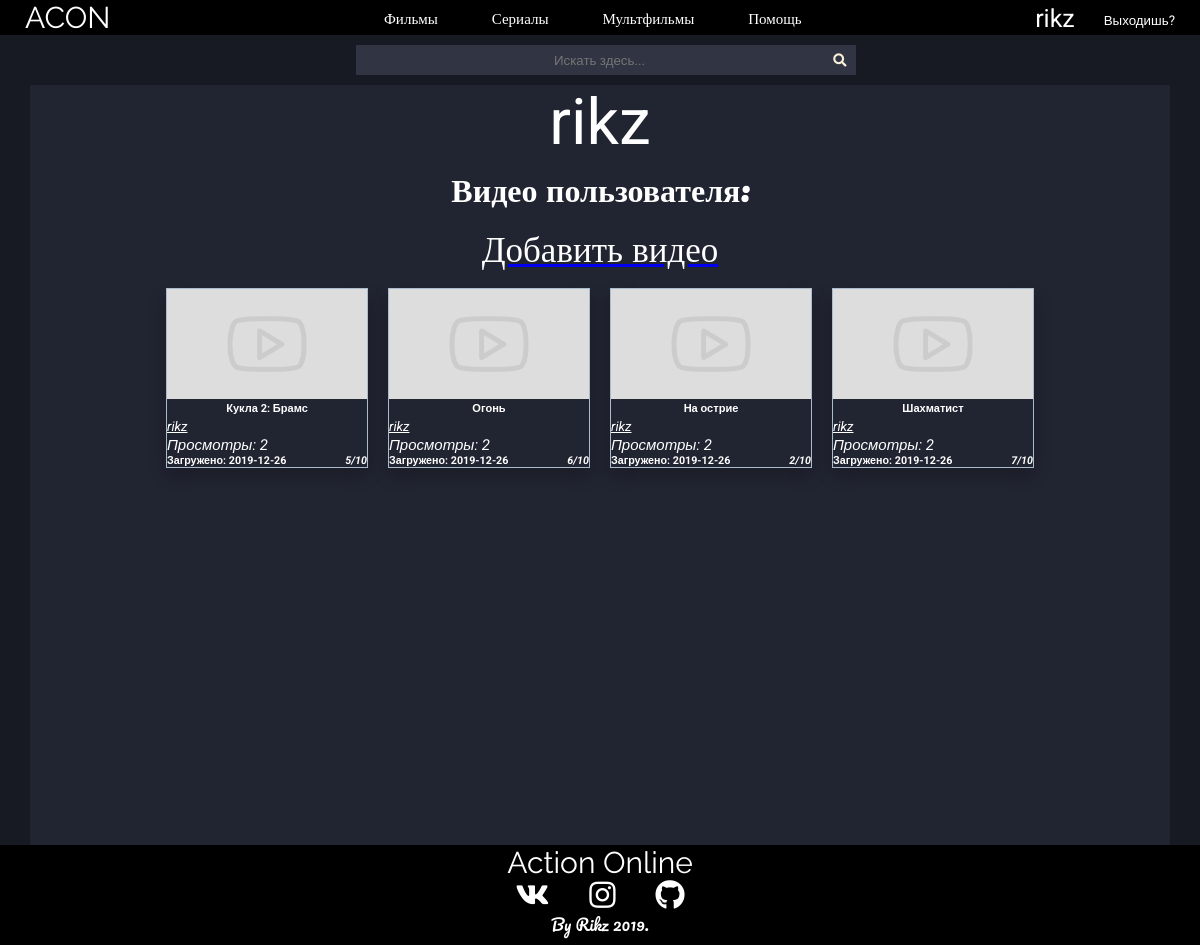
/account (signed in), run on the app's committed database.
### tables this page shows
CREATE TABLE `files` (
  `id` int(11) UNSIGNED NOT NULL,
  `title` varchar(250) NOT NULL,
  `description` text DEFAULT NULL,
  `preview` varchar(500) DEFAULT NULL,
  `location` varchar(500) NOT NULL,
  `author` varchar(200) DEFAULT NULL,
  `main_genre` int(11) UNSIGNED NOT NULL DEFAULT 1,
  `creator` int(11) UNSIGNED NOT NULL,
  `upload_date` date NOT NULL,
  `views` int(15) UNSIGNED DEFAULT NULL,
  `middle_rating` float UNSIGNED NOT NULL DEFAULT 0,
  `showing` int(10) UNSIGNED NOT NULL,
  `moderating` int(11) UNSIGNED NOT NULL
);

### lib/mainFunctions.php (the view, shortened to what this page needs)
<?php
  function level($user = 0, $id_view = 0 ) {
    require "lib/db.php";
    if (!$user) {
    	$user = $_SESSION["user_username"];
    }
    if ($id_view) {
      $query = "SELECT users.username AS username, roles.id
        FROM users INNER JOIN roles
         ON users.role = roles.id WHERE username = '$user'";
      $data = mysqli_query($dbc,$query);
      $info = mysqli_fetch_assoc($data);
      return $info['id'];
    }
  }
  function NameByid($id = 0) {
    if (!$id) {
      return ;
    }
    else {
      require "lib/db.php";
      $query = "SELECT username FROM `users` WHERE id = ? LIMIT 1";
      $stmt = mysqli_prepare($dbc,$query);
      mysqli_stmt_bind_param($stmt, 'i', $id);
      mysqli_stmt_execute($stmt);
      mysqli_stmt_bind_result($stmt,$user);
      return $user;
    }
  }
  function accountButton($id,$text = '') {
    return "<button type='submit' id='idNameButton' name='user_link' value=".$id.">".$text."<i class='line_under'>".NameByid($id)."</i></button>";
  }
  function draw_video($query = 0, $showmoderating = 0, $limit = -1) {
	if ($query) {
		require "lib/db.php";
		$data = mysqli_query($dbc,$query);
		$info = mysqli_fetch_assoc($data);
		echo "<div class='videos'>";
		$counter = 0;
		while ($info) {
			if ((!$info['moderating']) || ($info['moderating'] && $showmoderating == 1)) {
				if (!$info['preview'] || !file_exists($info['preview'])) {
					$info['preview'] = "images\\vid_paceholder.jpg";
				}
		        if ($info['showing'] == 0 && $info['showing'] != NULL) {
		          echo "
		            <div class='video' style='border: 3px #615f57 solid;'>";
		        }
		        else{
		          echo "
		            <div class='video'>";
		        }
				echo "
		        	<form method='GET' action='watch'>
		            <button class='videoButton' name='vid' value=".$info['id']."><img class='videoPreview' src=".$info['preview'].">
		            <h5>".$info['title']."</h5>
		            </button></form>
		            <form method='GET' action='account'>
		            <p>".accountButton($info['creator'])."</p>
		            </form>
		            <i id='homeViews'>Просмотры: ".$info['views']."</i>
		            <h6 id='homeAddInfo'>Загружено: ".$info['upload_date']."<i>".$info['middle_rating']."/10</i></h6>
		        </div>";
		        $counter++;
		    }
		    elseif ($counter == 0 && $showmoderating == 1) {
		    	echo "<p id='about'>Извините,сейчас тут ничего нет.</p>";
		    }
		    $info = mysqli_fetch_assoc($data);
		}
		echo "</div>";
	}
}
?>

### style/style.css (style rules this page uses)
* { margin: 0; padding: 0; font-family: 'Roboto', sans-serif; }
html, body { height:100%; }
body { background-color: #171923; color: white; }
.videos { display: flex; flex-wrap: wrap; justify-content: center; margin-top: 10px; }
.video { margin: 0 10px 10px 10px; margin-bottom: 10px; max-width: 200px; box-shadow: 0px 8px 16px 0px rgba(0,0,0,0.2); border: 1px #abc solid; }
#homeViews { font-size: 15px; }
#homeAddInfo { display: flex; flex-wrap: wrap; justify-content: space-between; align-items: flex-end; }
.videoPreview { width: 200px; height: 110px; }
.videoButton { cursor: pointer; border: none; color: white; background-color: #212431; }
.line_under { text-decoration: underline; }
#idNameButton { cursor: pointer; border: none; color: white; background-color: #212431; }

### data on the page
files: $info['id'] 69 (drawn), moderating 0 (drawn), title "Кукла 2: Брамс", $id 1 (drawn), id "rikz", views "2", upload_date "2019-12-26", middle_rating "5"
files: $info['id'] 70 (drawn), moderating 0 (drawn), title "Огонь", $id 1 (drawn), id "rikz", views "2", upload_date "2019-12-26", middle_rating "6"
files: $info['id'] 72 (drawn), moderating 0 (drawn), title "На острие", $id 1 (drawn), id "rikz", views "2", upload_date "2019-12-26", middle_rating "2"
files: $info['id'] 73 (drawn), moderating 0 (drawn), title "Шахматист", $id 1 (drawn), id "rikz", views "2", upload_date "2019-12-26", middle_rating "7"

### other printed values
$_SESSION['user_username'] "rikz"
$_SESSION['view_username'] "rikz"
